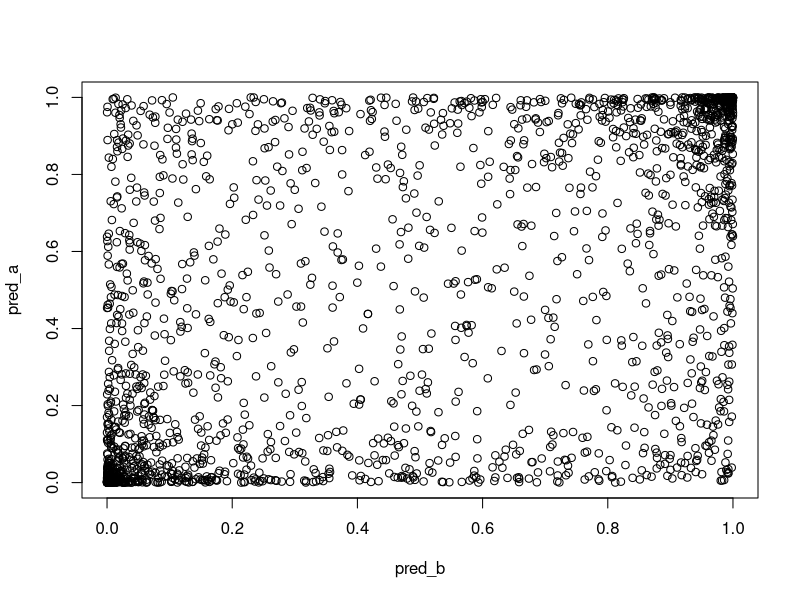

Recreate this plot in R.
## ---- chunk 1
knitr::opts_chunk$set(echo = TRUE)
rm(list=ls(all=T))
gc(reset=T)
## ---- chunk 2
library(data.table)
library(caret)
library(caTools)
## ---- chunk 3
nrows <- 2000
ncols <- 500
noise_vars <- 200
pct <- .50
## ---- chunk 4
set.seed(42)
X <- matrix(rnorm(nrows*ncols*3), ncol=ncols)
CF <- runif(ncols, min=-1, max=1)
CF[sample(1:ncols, noise_vars)] <- 0
Y <- X %*% CF + rnorm(nrows, sd=10)
## ---- chunk 5
cutoff <- quantile(Y, 1-pct)
Y <- as.integer(Y > cutoff)
## ---- chunk 6
dat <- data.table(Y=Y, X)
train_a <- dat[1:nrows,]
train_b <- dat[(nrows+1):(nrows*2),]
test <- dat[(nrows*2+1):(nrows*3),]
## ---- chunk 7
model_a <- glm(Y ~ ., train_a, family='binomial')
model_b <- glm(Y ~ ., train_b, family='binomial')

pred_a <- predict(model_a, test, type = 'response')
pred_b <- predict(model_b, test, type = 'response')
## ---- chunk 8
preds <- cbind(pred_a, pred_b)
colAUC(preds, test$Y)
## ---- chunk 9
sum(round(pred_a, 6) == round(pred_b, 6))
## ---- chunk 10
cor(pred_a, pred_b)
plot(pred_a ~ pred_b)
